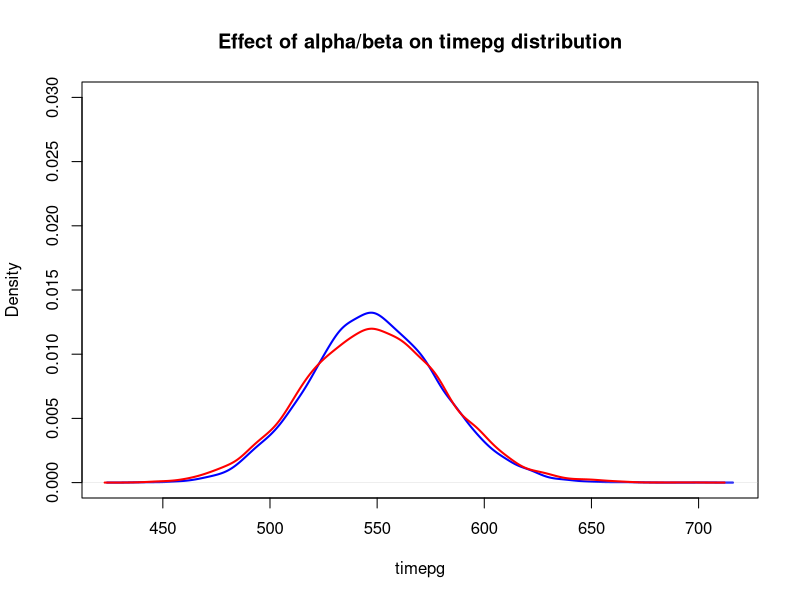

Recreate this plot in R. (Note: this script raises an error after producing the figure.)
set.seed(2025)
M <- 10^4
Nneed <- 324
lambda <- 0.591
alpha <- 32.4
beta <- 54.8
t <- seq(1, 550, 1)


timepg <- rep(0, M)
csumpg <- rep(0, M)

dgammagamma <- function(t, alpha, b, c) {
	log_dens <- alpha * log(b) - lbeta(alpha, c) + (c - 1) * log(t) - (alpha + c) * log(b + t)
	dens <- exp(log_dens)
	return(dens)
}

### Option 1

simulate_time_to_threshold <- function(Nneed, alpha, beta) {
	csumpg <- 0
	timepg <- 0
	while (csumpg < Nneed) {
		lambdar <- rgamma(1, shape = alpha, rate = beta)
		csumpg <- csumpg + rpois(1, lambda = lambdar)
		timepg <- timepg + 1
	}
	return(timepg)
}

timepg_1 <- replicate(M, simulate_time_to_threshold(Nneed, 3.24, 5.48))
timepg_2 <- replicate(M, simulate_time_to_threshold(Nneed, 324, 548))

plot(density(timepg_2), col = "blue", lwd = 2,
		 main = "Effect of alpha/beta on timepg distribution",
		 xlab = "timepg", ylim = c(0, 0.03))
lines(density(timepg_1), col = "red", lwd = 2)


## we see here that no matter how we change alpha and beta, does not
## affect the variance



### Option 2

simulate_time_variable_lambda <- function(Nneed, alpha, beta) {
	csumpg <- 0
	timepg <- 0
	while (csumpg < Nneed) {
		lambdar <- rgamma(1, shape = alpha, rate = beta) 
		csumpg <- csumpg + rpois(1, lambda = lambdar)
		timepg <- rgamma(1, shape = Nneed, rate = lambdar) + 1
	}
	return(timepg)
}

timepg <- replicate(M, simulate_time_variable_lambda(Nneed, 32.4, 54.8))


mean(timepg>548)
1-pgammagamma(548, alpha = alpha, b = beta, c = 324)

t_vals <- 400:700

plot(t_vals, dgammagamma(t_vals, alpha = 32.4, b = 54.8, c = Nneed), 
		 type = "n",
		 main = "Density Time",
		 xlab = "Day",
		 ylab = "Density")

lines(t_vals, dgammagamma(t_vals, alpha = 32.4, b = 54.8, c = Nneed), 
			lwd = 4,
			col = "purple")

lines(density(timepg), 
			col = "blue",
			lwd = 2,
			lty = 2)

legend("topright",
			 legend = c("Theoretical Gg", "MC sampling"),
			 col = c("purple", "blue"),
			 lwd = c(4, 2),
			 lty = c(1, 2),
			 cex = 0.7)
